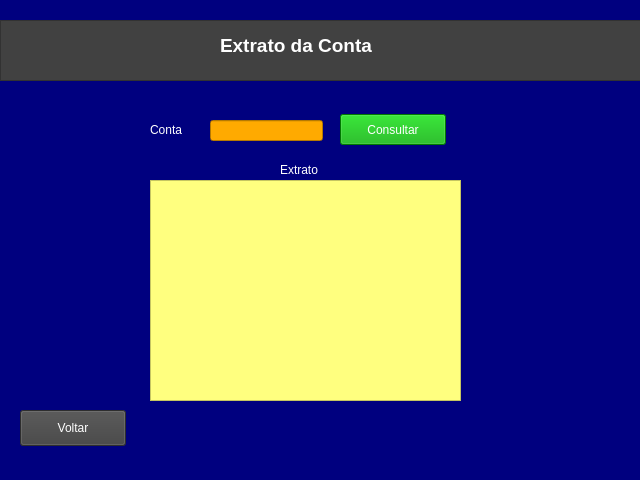
<?xml version="1.0" encoding="UTF-8"?>
<ui version="4.0">
 <class>MainWindow</class>
 <widget class="QMainWindow" name="MainWindow">
  <property name="geometry">
   <rect>
    <x>0</x>
    <y>0</y>
    <width>640</width>
    <height>480</height>
   </rect>
  </property>
  <property name="windowTitle">
   <string>MainWindow</string>
  </property>
  <property name="styleSheet">
   <string notr="true">background-color: rgb(0, 0, 127);</string>
  </property>
  <widget class="QWidget" name="centralwidget">
   <widget class="QPushButton" name="pushButton_2">
    <property name="geometry">
     <rect>
      <x>20</x>
      <y>410</y>
      <width>106</width>
      <height>36</height>
     </rect>
    </property>
    <property name="styleSheet">
     <string notr="true">background-color: rgb(65, 65, 65);
color: rgb(255, 255, 255);</string>
    </property>
    <property name="text">
     <string>Voltar</string>
    </property>
   </widget>
   <widget class="QTextBrowser" name="textBrowser">
    <property name="geometry">
     <rect>
      <x>150</x>
      <y>180</y>
      <width>311</width>
      <height>221</height>
     </rect>
    </property>
    <property name="styleSheet">
     <string notr="true">background-color: rgb(255, 255, 127);
color: rgb(0, 0, 0);</string>
    </property>
   </widget>
   <widget class="QLabel" name="label_3">
    <property name="geometry">
     <rect>
      <x>280</x>
      <y>160</y>
      <width>63</width>
      <height>20</height>
     </rect>
    </property>
    <property name="styleSheet">
     <string notr="true">color: rgb(255, 255, 255);</string>
    </property>
    <property name="text">
     <string>Extrato</string>
    </property>
   </widget>
   <widget class="QFrame" name="frame">
    <property name="geometry">
     <rect>
      <x>0</x>
      <y>20</y>
      <width>651</width>
      <height>61</height>
     </rect>
    </property>
    <property name="styleSheet">
     <string notr="true">background-color: rgb(65, 65, 65);</string>
    </property>
    <property name="frameShape">
     <enum>QFrame::StyledPanel</enum>
    </property>
    <property name="frameShadow">
     <enum>QFrame::Raised</enum>
    </property>
    <widget class="QLabel" name="label">
     <property name="geometry">
      <rect>
       <x>220</x>
       <y>10</y>
       <width>221</width>
       <height>31</height>
      </rect>
     </property>
     <property name="font">
      <font>
       <pointsize>14</pointsize>
       <weight>75</weight>
       <bold>true</bold>
      </font>
     </property>
     <property name="styleSheet">
      <string notr="true">color: rgb(255, 255, 255);</string>
     </property>
     <property name="text">
      <string>Extrato da Conta</string>
     </property>
    </widget>
   </widget>
   <widget class="QLabel" name="label_2">
    <property name="geometry">
     <rect>
      <x>150</x>
      <y>120</y>
      <width>63</width>
      <height>20</height>
     </rect>
    </property>
    <property name="styleSheet">
     <string notr="true">color: rgb(255, 255, 255);</string>
    </property>
    <property name="text">
     <string>Conta</string>
    </property>
   </widget>
   <widget class="QLineEdit" name="lineEdit">
    <property name="geometry">
     <rect>
      <x>210</x>
      <y>120</y>
      <width>113</width>
      <height>21</height>
     </rect>
    </property>
    <property name="styleSheet">
     <string notr="true">background-color: rgb(255, 170, 0);</string>
    </property>
   </widget>
   <widget class="QPushButton" name="pushButton">
    <property name="geometry">
     <rect>
      <x>340</x>
      <y>114</y>
      <width>106</width>
      <height>31</height>
     </rect>
    </property>
    <property name="styleSheet">
     <string notr="true">background-color: rgb(0, 170, 0);
color: rgb(255, 255, 255);</string>
    </property>
    <property name="text">
     <string>Consultar</string>
    </property>
   </widget>
  </widget>
  <widget class="QStatusBar" name="statusbar"/>
 </widget>
 <resources/>
 <connections/>
</ui>
